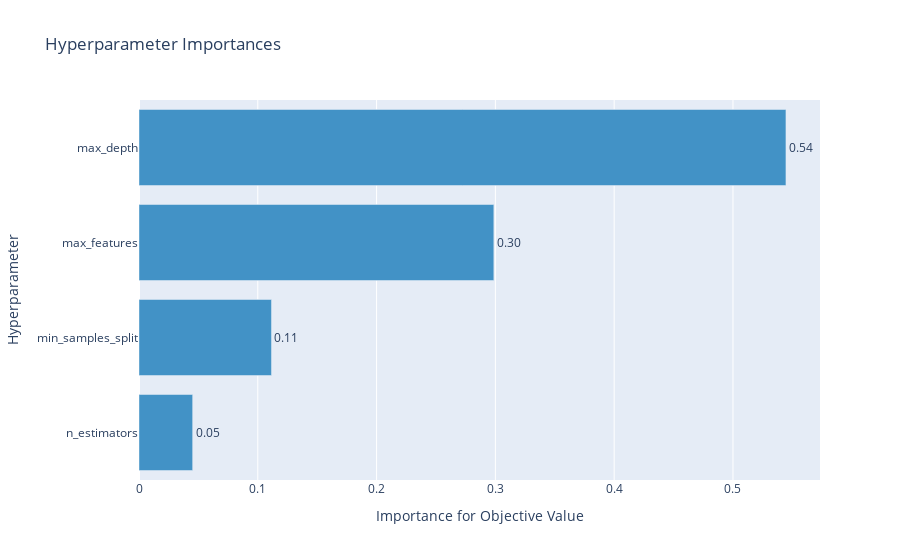
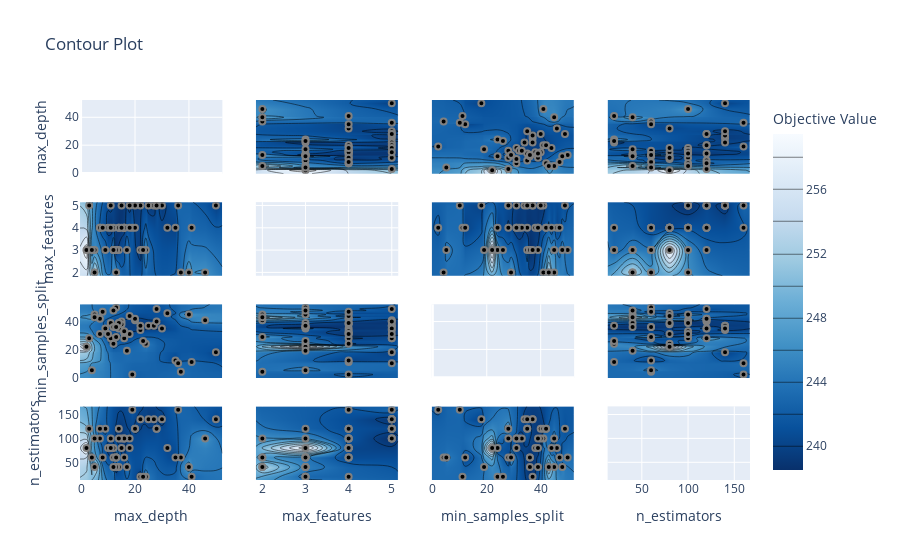

Notebook cell for these charts, in order:
### Markdown cell above
### Tuning the hyperparameters using Optuna and fitting the data

### Code cell
""" 
A smaller value of n_trials can be used to run the code faster

best_model: the untrained RF model with best hyperparameters
final_trained_model_train_data: the best RF model trained on a "training" dataset (85% of the sample)
final_trained_model_full_data: the best RF model trained on the full sample!
"""
best_model, final_trained_model_train_data, final_trained_model_full_data = RF_training_with_display(X,y, test_size = 0.15, n_trials = 50, display = True)

### Figure 1 — Plotly figure (JSON) as saved in the notebook; plotly's stock layout.template omitted (floating-point values rounded to 4 significant figures)
{"data": [{"cliponaxis": false, "hovertemplate": ["n_estimators (IntDistribution): 0.045174452226254894<extra></extra>", "min_samples_split (IntDistribution): 0.11152008940165556<extra></extra>", "max_features (IntDistribution): 0.298698111356826<extra></extra>", "max_depth (IntDistribution): 0.5446073470152636<extra></extra>"], "marker": {"color": "rgb(66,146,198)"}, "orientation": "h", "text": ["0.05", "0.11", "0.30", "0.54"], "textposition": "outside", "type": "bar", "x": [0.04517, 0.1115, 0.2987, 0.5446], "y": ["n_estimators", "min_samples_split", "max_features", "max_depth"]}], "layout": {"showlegend": false, "title": {"text": "Hyperparameter Importances"}, "xaxis": {"title": {"text": "Importance for Objective Value"}}, "yaxis": {"title": {"text": "Hyperparameter"}}}}

### Figure 2 — Plotly figure (JSON) as saved in the notebook; plotly's stock layout.template omitted (floating-point values rounded to 4 significant figures; data arrays with more than 128 entries replaced by an {"elided": "..."} marker saying what was removed)
{"data": [{"type": "scatter", "xaxis": "x", "yaxis": "y"}, {"colorbar": {"title": {"text": "Objective Value"}}, "colorscale": [[0, "rgb(247,251,255)"], [0.125, "rgb(222,235,247)"], [0.25, "rgb(198,219,239)"], [0.375, "rgb(158,202,225)"], [0.5, "rgb(107,174,214)"], [0.625, "rgb(66,146,198)"], [0.75, "rgb(33,113,181)"], [0.875, "rgb(8,81,156)"], [1, "rgb(8,48,107)"]], "connectgaps": true, "contours": {"coloring": "heatmap"}, "hoverinfo": "none", "line": {"smoothing": 1.3}, "reversescale": true, "showscale": true, "type": "contour", "x": [-0.4, 2, 3, 4, 5, 7, 8, 9, 10, 11, 12, 13, 14, 15, 16, 17, 18, 19, 20, 22, 23, 24, 25, 27, 28, 30, 32, 35, 36, 37, 40, 41, 46, 50, 52.4], "xaxis": "x5", "y": [1.85, 2, 3, 4, 5, 5.15], "yaxis": "y5", "z": {"elided": "6x35 float values"}}, {"marker": {"color": "black", "line": {"color": "Grey", "width": 2}}, "mode": "markers", "showlegend": false, "type": "scatter", "x": [41, 19, 37, 46, 16, 13, 32, 35, 40, 36, 3, 24, 12, 11, 2, 14, 9, 25, 27, 22, 50, 30, 28, 20, 20, 18, 7, 28, 15, 16, 16, 14, 7, 15, 5, 10, 11, 14, 18, 8, 12, 13, 13, 5, 22, 13, 17, 12, 4, 23], "xaxis": "x5", "y": [4, 4, 2, 2, 4, 3, 4, 4, 2, 5, 5, 3, 4, 5, 3, 4, 3, 5, 5, 5, 5, 5, 5, 5, 4, 5, 4, 5, 5, 4, 4, 4, 4, 4, 3, 4, 4, 3, 4, 4, 3, 3, 3, 2, 3, 2, 3, 3, 3, 3], "yaxis": "y5"}, {"colorbar": {"title": {"text": "Objective Value"}}, "colorscale": [[0, "rgb(247,251,255)"], [0.125, "rgb(222,235,247)"], [0.25, "rgb(198,219,239)"], [0.375, "rgb(158,202,225)"], [0.5, "rgb(107,174,214)"], [0.625, "rgb(66,146,198)"], [0.75, "rgb(33,113,181)"], [0.875, "rgb(8,81,156)"], [1, "rgb(8,48,107)"]], "connectgaps": true, "contours": {"coloring": "heatmap"}, "hoverinfo": "none", "line": {"smoothing": 1.3}, "reversescale": true, "showscale": false, "type": "contour", "x": [-0.4, 2, 3, 4, 5, 7, 8, 9, 10, 11, 12, 13, 14, 15, 16, 17, 18, 19, 20, 22, 23, 24, 25, 27, 28, 30, 32, 35, 36, 37, 40, 41, 46, 50, 52.4], "xaxis": "x9", "y": [-0.4, 2, 4, 5, 10, 11, 12, 18, 19, 22, 24, 26, 28, 29, 31, 32, 33, 34, 35, 36, 37, 38, 39, 40, 41, 42, 43, 44, 45, 46, 47, 48, 49, 50, 52.4], "yaxis": "y9", "z": {"elided": "35x35 float values"}}, {"marker": {"color": "black", "line": {"color": "Grey", "width": 2}}, "mode": "markers", "showlegend": false, "type": "scatter", "x": [41, 19, 37, 46, 16, 13, 32, 35, 40, 36, 3, 24, 12, 11, 2, 14, 9, 25, 27, 22, 50, 30, 28, 20, 20, 18, 7, 28, 15, 16, 16, 14, 7, 15, 5, 10, 11, 14, 18, 8, 12, 13, 13, 5, 22, 13, 17, 12, 4, 23], "xaxis": "x9", "y": [11, 2, 4, 41, 28, 50, 46, 12, 45, 10, 28, 24, 24, 28, 22, 35, 35, 37, 37, 34, 18, 35, 40, 41, 42, 31, 42, 49, 40, 32, 33, 39, 31, 38, 45, 31, 39, 39, 44, 47, 36, 36, 36, 43, 37, 29, 19, 48, 5, 26], "yaxis": "y9"}, {"colorbar": {"title": {"text": "Objective Value"}}, "colorscale": [[0, "rgb(247,251,255)"], [0.125, "rgb(222,235,247)"], [0.25, "rgb(198,219,239)"], [0.375, "rgb(158,202,225)"], [0.5, "rgb(107,174,214)"], [0.625, "rgb(66,146,198)"], [0.75, "rgb(33,113,181)"], [0.875, "rgb(8,81,156)"], [1, "rgb(8,48,107)"]], "connectgaps": true, "contours": {"coloring": "heatmap"}, "hoverinfo": "none", "line": {"smoothing": 1.3}, "reversescale": true, "showscale": false, "type": "contour", "x": [-0.4, 2, 3, 4, 5, 7, 8, 9, 10, 11, 12, 13, 14, 15, 16, 17, 18, 19, 20, 22, 23, 24, 25, 27, 28, 30, 32, 35, 36, 37, 40, 41, 46, 50, 52.4], "xaxis": "x13", "y": [13, 20, 40, 60, 80, 100, 120, 140, 160, 167], "yaxis": "y13", "z": {"elided": "10x35 float values"}}, {"marker": {"color": "black", "line": {"color": "Grey", "width": 2}}, "mode": "markers", "showlegend": false, "type": "scatter", "x": [41, 19, 37, 46, 16, 13, 32, 35, 40, 36, 3, 24, 12, 11, 2, 14, 9, 25, 27, 22, 50, 30, 28, 20, 20, 18, 7, 28, 15, 16, 16, 14, 7, 15, 5, 10, 11, 14, 18, 8, 12, 13, 13, 5, 22, 13, 17, 12, 4, 23], "xaxis": "x13", "y": [20, 160, 60, 100, 60, 60, 80, 60, 40, 160, 120, 20, 80, 100, 80, 120, 120, 140, 140, 140, 140, 140, 120, 120, 120, 100, 120, 120, 100, 100, 100, 100, 100, 80, 100, 80, 80, 40, 80, 60, 60, 60, 40, 40, 20, 60, 40, 40, 60, 20], "yaxis": "y13"}, {"colorbar": {"title": {"text": "Objective Value"}}, "colorscale": [[0, "rgb(247,251,255)"], [0.125, "rgb(222,235,247)"], [0.25, "rgb(198,219,239)"], [0.375, "rgb(158,202,225)"], [0.5, "rgb(107,174,214)"], [0.625, "rgb(66,146,198)"], [0.75, "rgb(33,113,181)"], [0.875, "rgb(8,81,156)"], [1, "rgb(8,48,107)"]], "connectgaps": true, "contours": {"coloring": "heatmap"}, "hoverinfo": "none", "line": {"smoothing": 1.3}, "reversescale": true, "showscale": false, "type": "contour", "x": [1.85, 2, 3, 4, 5, 5.15], "xaxis": "x2", "y": [-0.4, 2, 3, 4, 5, 7, 8, 9, 10, 11, 12, 13, 14, 15, 16, 17, 18, 19, 20, 22, 23, 24, 25, 27, 28, 30, 32, 35, 36, 37, 40, 41, 46, 50, 52.4], "yaxis": "y2", "z": {"elided": "35x6 float values"}}, {"marker": {"color": "black", "line": {"color": "Grey", "width": 2}}, "mode": "markers", "showlegend": false, "type": "scatter", "x": [4, 4, 2, 2, 4, 3, 4, 4, 2, 5, 5, 3, 4, 5, 3, 4, 3, 5, 5, 5, 5, 5, 5, 5, 4, 5, 4, 5, 5, 4, 4, 4, 4, 4, 3, 4, 4, 3, 4, 4, 3, 3, 3, 2, 3, 2, 3, 3, 3, 3], "xaxis": "x2", "y": [41, 19, 37, 46, 16, 13, 32, 35, 40, 36, 3, 24, 12, 11, 2, 14, 9, 25, 27, 22, 50, 30, 28, 20, 20, 18, 7, 28, 15, 16, 16, 14, 7, 15, 5, 10, 11, 14, 18, 8, 12, 13, 13, 5, 22, 13, 17, 12, 4, 23], "yaxis": "y2"}, {"type": "scatter", "xaxis": "x6", "yaxis": "y6"}, {"colorbar": {"title": {"text": "Objective Value"}}, "colorscale": [[0, "rgb(247,251,255)"], [0.125, "rgb(222,235,247)"], [0.25, "rgb(198,219,239)"], [0.375, "rgb(158,202,225)"], [0.5, "rgb(107,174,214)"], [0.625, "rgb(66,146,198)"], [0.75, "rgb(33,113,181)"], [0.875, "rgb(8,81,156)"], [1, "rgb(8,48,107)"]], "connectgaps": true, "contours": {"coloring": "heatmap"}, "hoverinfo": "none", "line": {"smoothing": 1.3}, "reversescale": true, "showscale": false, "type": "contour", "x": [1.85, 2, 3, 4, 5, 5.15], "xaxis": "x10", "y": [-0.4, 2, 4, 5, 10, 11, 12, 18, 19, 22, 24, 26, 28, 29, 31, 32, 33, 34, 35, 36, 37, 38, 39, 40, 41, 42, 43, 44, 45, 46, 47, 48, 49, 50, 52.4], "yaxis": "y10", "z": {"elided": "35x6 float values"}}, {"marker": {"color": "black", "line": {"color": "Grey", "width": 2}}, "mode": "markers", "showlegend": false, "type": "scatter", "x": [4, 4, 2, 2, 4, 3, 4, 4, 2, 5, 5, 3, 4, 5, 3, 4, 3, 5, 5, 5, 5, 5, 5, 5, 4, 5, 4, 5, 5, 4, 4, 4, 4, 4, 3, 4, 4, 3, 4, 4, 3, 3, 3, 2, 3, 2, 3, 3, 3, 3], "xaxis": "x10", "y": [11, 2, 4, 41, 28, 50, 46, 12, 45, 10, 28, 24, 24, 28, 22, 35, 35, 37, 37, 34, 18, 35, 40, 41, 42, 31, 42, 49, 40, 32, 33, 39, 31, 38, 45, 31, 39, 39, 44, 47, 36, 36, 36, 43, 37, 29, 19, 48, 5, 26], "yaxis": "y10"}, {"colorbar": {"title": {"text": "Objective Value"}}, "colorscale": [[0, "rgb(247,251,255)"], [0.125, "rgb(222,235,247)"], [0.25, "rgb(198,219,239)"], [0.375, "rgb(158,202,225)"], [0.5, "rgb(107,174,214)"], [0.625, "rgb(66,146,198)"], [0.75, "rgb(33,113,181)"], [0.875, "rgb(8,81,156)"], [1, "rgb(8,48,107)"]], "connectgaps": true, "contours": {"coloring": "heatmap"}, "hoverinfo": "none", "line": {"smoothing": 1.3}, "reversescale": true, "showscale": false, "type": "contour", "x": [1.85, 2, 3, 4, 5, 5.15], "xaxis": "x14", "y": [13, 20, 40, 60, 80, 100, 120, 140, 160, 167], "yaxis": "y14", "z": [[null, null, null, null, null, null], [null, null, 243.3, 242.9, null, null], [null, 253.1, 245.0, null, null, null], [null, 246.6, 244.4, 240.9, null, null], [null, null, 259.5, 240.6, null, null], [null, 246.2, 245.9, 241.6, 238.8, null], [null, null, 242.7, 241.3, 240.7, null], [null, null, null, null, 239.3, null], [null, null, null, 241.7, 243.2, null], [null, null, null, null, null, null]]}, {"marker": {"color": "black", "line": {"color": "Grey", "width": 2}}, "mode": "markers", "showlegend": false, "type": "scatter", "x": [4, 4, 2, 2, 4, 3, 4, 4, 2, 5, 5, 3, 4, 5, 3, 4, 3, 5, 5, 5, 5, 5, 5, 5, 4, 5, 4, 5, 5, 4, 4, 4, 4, 4, 3, 4, 4, 3, 4, 4, 3, 3, 3, 2, 3, 2, 3, 3, 3, 3], "xaxis": "x14", "y": [20, 160, 60, 100, 60, 60, 80, 60, 40, 160, 120, 20, 80, 100, 80, 120, 120, 140, 140, 140, 140, 140, 120, 120, 120, 100, 120, 120, 100, 100, 100, 100, 100, 80, 100, 80, 80, 40, 80, 60, 60, 60, 40, 40, 20, 60, 40, 40, 60, 20], "yaxis": "y14"}, {"colorbar": {"title": {"text": "Objective Value"}}, "colorscale": [[0, "rgb(247,251,255)"], [0.125, "rgb(222,235,247)"], [0.25, "rgb(198,219,239)"], [0.375, "rgb(158,202,225)"], [0.5, "rgb(107,174,214)"], [0.625, "rgb(66,146,198)"], [0.75, "rgb(33,113,181)"], [0.875, "rgb(8,81,156)"], [1, "rgb(8,48,107)"]], "connectgaps": true, "contours": {"coloring": "heatmap"}, "hoverinfo": "none", "line": {"smoothing": 1.3}, "reversescale": true, "showscale": false, "type": "contour", "x": [-0.4, 2, 4, 5, 10, 11, 12, 18, 19, 22, 24, 26, 28, 29, 31, 32, 33, 34, 35, 36, 37, 38, 39, 40, 41, 42, 43, 44, 45, 46, 47, 48, 49, 50, 52.4], "xaxis": "x3", "y": [-0.4, 2, 3, 4, 5, 7, 8, 9, 10, 11, 12, 13, 14, 15, 16, 17, 18, 19, 20, 22, 23, 24, 25, 27, 28, 30, 32, 35, 36, 37, 40, 41, 46, 50, 52.4], "yaxis": "y3", "z": {"elided": "35x35 float values"}}, {"marker": {"color": "black", "line": {"color": "Grey", "width": 2}}, "mode": "markers", "showlegend": false, "type": "scatter", "x": [11, 2, 4, 41, 28, 50, 46, 12, 45, 10, 28, 24, 24, 28, 22, 35, 35, 37, 37, 34, 18, 35, 40, 41, 42, 31, 42, 49, 40, 32, 33, 39, 31, 38, 45, 31, 39, 39, 44, 47, 36, 36, 36, 43, 37, 29, 19, 48, 5, 26], "xaxis": "x3", "y": [41, 19, 37, 46, 16, 13, 32, 35, 40, 36, 3, 24, 12, 11, 2, 14, 9, 25, 27, 22, 50, 30, 28, 20, 20, 18, 7, 28, 15, 16, 16, 14, 7, 15, 5, 10, 11, 14, 18, 8, 12, 13, 13, 5, 22, 13, 17, 12, 4, 23], "yaxis": "y3"}, {"colorbar": {"title": {"text": "Objective Value"}}, "colorscale": [[0, "rgb(247,251,255)"], [0.125, "rgb(222,235,247)"], [0.25, "rgb(198,219,239)"], [0.375, "rgb(158,202,225)"], [0.5, "rgb(107,174,214)"], [0.625, "rgb(66,146,198)"], [0.75, "rgb(33,113,181)"], [0.875, "rgb(8,81,156)"], [1, "rgb(8,48,107)"]], "connectgaps": true, "contours": {"coloring": "heatmap"}, "hoverinfo": "none", "line": {"smoothing": 1.3}, "reversescale": true, "showscale": false, "type": "contour", "x": [-0.4, 2, 4, 5, 10, 11, 12, 18, 19, 22, 24, 26, 28, 29, 31, 32, 33, 34, 35, 36, 37, 38, 39, 40, 41, 42, 43, 44, 45, 46, 47, 48, 49, 50, 52.4], "xaxis": "x7", "y": [1.85, 2, 3, 4, 5, 5.15], "yaxis": "y7", "z": {"elided": "6x35 float values"}}, {"marker": {"color": "black", "line": {"color": "Grey", "width": 2}}, "mode": "markers", "showlegend": false, "type": "scatter", "x": [11, 2, 4, 41, 28, 50, 46, 12, 45, 10, 28, 24, 24, 28, 22, 35, 35, 37, 37, 34, 18, 35, 40, 41, 42, 31, 42, 49, 40, 32, 33, 39, 31, 38, 45, 31, 39, 39, 44, 47, 36, 36, 36, 43, 37, 29, 19, 48, 5, 26], "xaxis": "x7", "y": [4, 4, 2, 2, 4, 3, 4, 4, 2, 5, 5, 3, 4, 5, 3, 4, 3, 5, 5, 5, 5, 5, 5, 5, 4, 5, 4, 5, 5, 4, 4, 4, 4, 4, 3, 4, 4, 3, 4, 4, 3, 3, 3, 2, 3, 2, 3, 3, 3, 3], "yaxis": "y7"}, {"type": "scatter", "xaxis": "x11", "yaxis": "y11"}, {"colorbar": {"title": {"text": "Objective Value"}}, "colorscale": [[0, "rgb(247,251,255)"], [0.125, "rgb(222,235,247)"], [0.25, "rgb(198,219,239)"], [0.375, "rgb(158,202,225)"], [0.5, "rgb(107,174,214)"], [0.625, "rgb(66,146,198)"], [0.75, "rgb(33,113,181)"], [0.875, "rgb(8,81,156)"], [1, "rgb(8,48,107)"]], "connectgaps": true, "contours": {"coloring": "heatmap"}, "hoverinfo": "none", "line": {"smoothing": 1.3}, "reversescale": true, "showscale": false, "type": "contour", "x": [-0.4, 2, 4, 5, 10, 11, 12, 18, 19, 22, 24, 26, 28, 29, 31, 32, 33, 34, 35, 36, 37, 38, 39, 40, 41, 42, 43, 44, 45, 46, 47, 48, 49, 50, 52.4], "xaxis": "x15", "y": [13, 20, 40, 60, 80, 100, 120, 140, 160, 167], "yaxis": "y15", "z": {"elided": "10x35 float values"}}, {"marker": {"color": "black", "line": {"color": "Grey", "width": 2}}, "mode": "markers", "showlegend": false, "type": "scatter", "x": [11, 2, 4, 41, 28, 50, 46, 12, 45, 10, 28, 24, 24, 28, 22, 35, 35, 37, 37, 34, 18, 35, 40, 41, 42, 31, 42, 49, 40, 32, 33, 39, 31, 38, 45, 31, 39, 39, 44, 47, 36, 36, 36, 43, 37, 29, 19, 48, 5, 26], "xaxis": "x15", "y": [20, 160, 60, 100, 60, 60, 80, 60, 40, 160, 120, 20, 80, 100, 80, 120, 120, 140, 140, 140, 140, 140, 120, 120, 120, 100, 120, 120, 100, 100, 100, 100, 100, 80, 100, 80, 80, 40, 80, 60, 60, 60, 40, 40, 20, 60, 40, 40, 60, 20], "yaxis": "y15"}, {"colorbar": {"title": {"text": "Objective Value"}}, "colorscale": [[0, "rgb(247,251,255)"], [0.125, "rgb(222,235,247)"], [0.25, "rgb(198,219,239)"], [0.375, "rgb(158,202,225)"], [0.5, "rgb(107,174,214)"], [0.625, "rgb(66,146,198)"], [0.75, "rgb(33,113,181)"], [0.875, "rgb(8,81,156)"], [1, "rgb(8,48,107)"]], "connectgaps": true, "contours": {"coloring": "heatmap"}, "hoverinfo": "none", "line": {"smoothing": 1.3}, "reversescale": true, "showscale": false, "type": "contour", "x": [13, 20, 40, 60, 80, 100, 120, 140, 160, 167], "xaxis": "x4", "y": [-0.4, 2, 3, 4, 5, 7, 8, 9, 10, 11, 12, 13, 14, 15, 16, 17, 18, 19, 20, 22, 23, 24, 25, 27, 28, 30, 32, 35, 36, 37, 40, 41, 46, 50, 52.4], "yaxis": "y4", "z": {"elided": "35x10 float values"}}, {"marker": {"color": "black", "line": {"color": "Grey", "width": 2}}, "mode": "markers", "showlegend": false, "type": "scatter", "x": [20, 160, 60, 100, 60, 60, 80, 60, 40, 160, 120, 20, 80, 100, 80, 120, 120, 140, 140, 140, 140, 140, 120, 120, 120, 100, 120, 120, 100, 100, 100, 100, 100, 80, 100, 80, 80, 40, 80, 60, 60, 60, 40, 40, 20, 60, 40, 40, 60, 20], "xaxis": "x4", "y": [41, 19, 37, 46, 16, 13, 32, 35, 40, 36, 3, 24, 12, 11, 2, 14, 9, 25, 27, 22, 50, 30, 28, 20, 20, 18, 7, 28, 15, 16, 16, 14, 7, 15, 5, 10, 11, 14, 18, 8, 12, 13, 13, 5, 22, 13, 17, 12, 4, 23], "yaxis": "y4"}, {"colorbar": {"title": {"text": "Objective Value"}}, "colorscale": [[0, "rgb(247,251,255)"], [0.125, "rgb(222,235,247)"], [0.25, "rgb(198,219,239)"], [0.375, "rgb(158,202,225)"], [0.5, "rgb(107,174,214)"], [0.625, "rgb(66,146,198)"], [0.75, "rgb(33,113,181)"], [0.875, "rgb(8,81,156)"], [1, "rgb(8,48,107)"]], "connectgaps": true, "contours": {"coloring": "heatmap"}, "hoverinfo": "none", "line": {"smoothing": 1.3}, "reversescale": true, "showscale": false, "type": "contour", "x": [13, 20, 40, 60, 80, 100, 120, 140, 160, 167], "xaxis": "x8", "y": [1.85, 2, 3, 4, 5, 5.15], "yaxis": "y8", "z": [[null, null, null, null, null, null, null, null, null, null], [null, null, 253.1, 246.6, null, 246.2, null, null, null, null], [null, 243.3, 245.0, 244.4, 259.5, 245.9, 242.7, null, null, null], [null, 242.9, null, 240.9, 240.6, 241.6, 241.3, null, 241.7, null], [null, null, null, null, null, 238.8, 240.7, 239.3, 243.2, null], [null, null, null, null, null, null, null, null, null, null]]}, {"marker": {"color": "black", "line": {"color": "Grey", "width": 2}}, "mode": "markers", "showlegend": false, "type": "scatter", "x": [20, 160, 60, 100, 60, 60, 80, 60, 40, 160, 120, 20, 80, 100, 80, 120, 120, 140, 140, 140, 140, 140, 120, 120, 120, 100, 120, 120, 100, 100, 100, 100, 100, 80, 100, 80, 80, 40, 80, 60, 60, 60, 40, 40, 20, 60, 40, 40, 60, 20], "xaxis": "x8", "y": [4, 4, 2, 2, 4, 3, 4, 4, 2, 5, 5, 3, 4, 5, 3, 4, 3, 5, 5, 5, 5, 5, 5, 5, 4, 5, 4, 5, 5, 4, 4, 4, 4, 4, 3, 4, 4, 3, 4, 4, 3, 3, 3, 2, 3, 2, 3, 3, 3, 3], "yaxis": "y8"}, {"colorbar": {"title": {"text": "Objective Value"}}, "colorscale": [[0, "rgb(247,251,255)"], [0.125, "rgb(222,235,247)"], [0.25, "rgb(198,219,239)"], [0.375, "rgb(158,202,225)"], [0.5, "rgb(107,174,214)"], [0.625, "rgb(66,146,198)"], [0.75, "rgb(33,113,181)"], [0.875, "rgb(8,81,156)"], [1, "rgb(8,48,107)"]], "connectgaps": true, "contours": {"coloring": "heatmap"}, "hoverinfo": "none", "line": {"smoothing": 1.3}, "reversescale": true, "showscale": false, "type": "contour", "x": [13, 20, 40, 60, 80, 100, 120, 140, 160, 167], "xaxis": "x12", "y": [-0.4, 2, 4, 5, 10, 11, 12, 18, 19, 22, 24, 26, 28, 29, 31, 32, 33, 34, 35, 36, 37, 38, 39, 40, 41, 42, 43, 44, 45, 46, 47, 48, 49, 50, 52.4], "yaxis": "y12", "z": {"elided": "35x10 float values"}}, {"marker": {"color": "black", "line": {"color": "Grey", "width": 2}}, "mode": "markers", "showlegend": false, "type": "scatter", "x": [20, 160, 60, 100, 60, 60, 80, 60, 40, 160, 120, 20, 80, 100, 80, 120, 120, 140, 140, 140, 140, 140, 120, 120, 120, 100, 120, 120, 100, 100, 100, 100, 100, 80, 100, 80, 80, 40, 80, 60, 60, 60, 40, 40, 20, 60, 40, 40, 60, 20], "xaxis": "x12", "y": [11, 2, 4, 41, 28, 50, 46, 12, 45, 10, 28, 24, 24, 28, 22, 35, 35, 37, 37, 34, 18, 35, 40, 41, 42, 31, 42, 49, 40, 32, 33, 39, 31, 38, 45, 31, 39, 39, 44, 47, 36, 36, 36, 43, 37, 29, 19, 48, 5, 26], "yaxis": "y12"}, {"type": "scatter", "xaxis": "x16", "yaxis": "y16"}], "layout": {"title": {"text": "Contour Plot"}, "xaxis": {"anchor": "y", "domain": [0, 0.2125], "matches": "x13", "range": [-0.4, 52.4], "showticklabels": false}, "xaxis10": {"anchor": "y10", "domain": [0.2625, 0.475], "matches": "x14", "range": [1.85, 5.15], "showticklabels": false}, "xaxis11": {"anchor": "y11", "domain": [0.525, 0.7375], "matches": "x15", "range": [-0.4, 52.4], "showticklabels": false}, "xaxis12": {"anchor": "y12", "domain": [0.7875, 1], "matches": "x16", "range": [13, 167], "showticklabels": false}, "xaxis13": {"anchor": "y13", "domain": [0, 0.2125], "range": [-0.4, 52.4], "title": {"text": "max_depth"}}, "xaxis14": {"anchor": "y14", "domain": [0.2625, 0.475], "range": [1.85, 5.15], "title": {"text": "max_features"}}, "xaxis15": {"anchor": "y15", "domain": [0.525, 0.7375], "range": [-0.4, 52.4], "title": {"text": "min_samples_split"}}, "xaxis16": {"anchor": "y16", "domain": [0.7875, 1], "range": [13, 167], "title": {"text": "n_estimators"}}, "xaxis2": {"anchor": "y2", "domain": [0.2625, 0.475], "matches": "x14", "range": [1.85, 5.15], "showticklabels": false}, "xaxis3": {"anchor": "y3", "domain": [0.525, 0.7375], "matches": "x15", "range": [-0.4, 52.4], "showticklabels": false}, "xaxis4": {"anchor": "y4", "domain": [0.7875, 1], "matches": "x16", "range": [13, 167], "showticklabels": false}, "xaxis5": {"anchor": "y5", "domain": [0, 0.2125], "matches": "x13", "range": [-0.4, 52.4], "showticklabels": false}, "xaxis6": {"anchor": "y6", "domain": [0.2625, 0.475], "matches": "x14", "range": [1.85, 5.15], "showticklabels": false}, "xaxis7": {"anchor": "y7", "domain": [0.525, 0.7375], "matches": "x15", "range": [-0.4, 52.4], "showticklabels": false}, "xaxis8": {"anchor": "y8", "domain": [0.7875, 1], "matches": "x16", "range": [13, 167], "showticklabels": false}, "xaxis9": {"anchor": "y9", "domain": [0, 0.2125], "matches": "x13", "range": [-0.4, 52.4], "showticklabels": false}, "yaxis": {"anchor": "x", "domain": [0.8063, 1], "range": [-0.4, 52.4], "title": {"text": "max_depth"}}, "yaxis10": {"anchor": "x10", "domain": [0.2687, 0.4625], "matches": "y9", "range": [-0.4, 52.4], "showticklabels": false}, "yaxis11": {"anchor": "x11", "domain": [0.2687, 0.4625], "matches": "y9", "range": [-0.4, 52.4], "showticklabels": false}, "yaxis12": {"anchor": "x12", "domain": [0.2687, 0.4625], "matches": "y9", "range": [-0.4, 52.4], "showticklabels": false}, "yaxis13": {"anchor": "x13", "domain": [0, 0.1938], "range": [13, 167], "title": {"text": "n_estimators"}}, "yaxis14": {"anchor": "x14", "domain": [0, 0.1938], "matches": "y13", "range": [13, 167], "showticklabels": false}, "yaxis15": {"anchor": "x15", "domain": [0, 0.1938], "matches": "y13", "range": [13, 167], "showticklabels": false}, "yaxis16": {"anchor": "x16", "domain": [0, 0.1938], "matches": "y13", "range": [13, 167], "showticklabels": false}, "yaxis2": {"anchor": "x2", "domain": [0.8063, 1], "matches": "y", "range": [-0.4, 52.4], "showticklabels": false}, "yaxis3": {"anchor": "x3", "domain": [0.8063, 1], "matches": "y", "range": [-0.4, 52.4], "showticklabels": false}, "yaxis4": {"anchor": "x4", "domain": [0.8063, 1], "matches": "y", "range": [-0.4, 52.4], "showticklabels": false}, "yaxis5": {"anchor": "x5", "domain": [0.5375, 0.7312], "range": [1.85, 5.15], "title": {"text": "max_features"}}, "yaxis6": {"anchor": "x6", "domain": [0.5375, 0.7312], "matches": "y5", "range": [1.85, 5.15], "showticklabels": false}, "yaxis7": {"anchor": "x7", "domain": [0.5375, 0.7312], "matches": "y5", "range": [1.85, 5.15], "showticklabels": false}, "yaxis8": {"anchor": "x8", "domain": [0.5375, 0.7312], "matches": "y5", "range": [1.85, 5.15], "showticklabels": false}, "yaxis9": {"anchor": "x9", "domain": [0.2687, 0.4625], "range": [-0.4, 52.4], "title": {"text": "min_samples_split"}}}}
